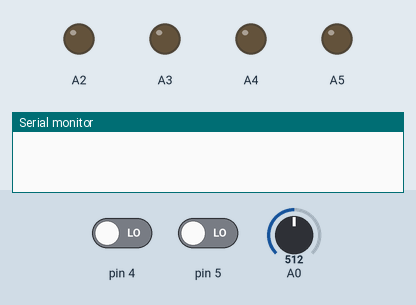
Simulated run of this sketch. Board: Arduino Uno, built with avr-gcc and run on an emulated ATmega328P. Parts: output pins drawn as LEDs (lit = HIGH), the last lines printed to the serial monitor. The test bench sets the inputs (shaded band); at power-on: pin 4 LOW, pin 5 LOW, A0 = 512. Random numbers use the default seed unless the sketch sets one.

Above: at 1.2 s.
1.3 s: pin 4 driven HIGH
At 3.0 s:
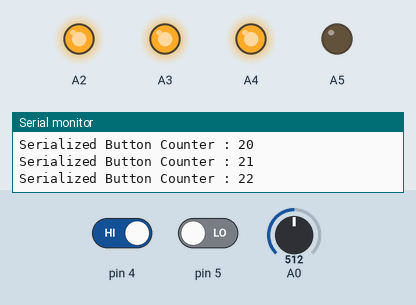
At 4.2 s:
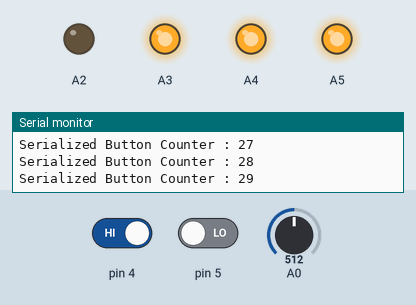
4.3 s: pin 5 driven HIGH
7.3 s: pin 5 driven LOW
At 10.2 s:
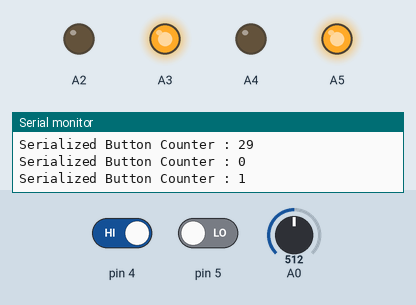
10.3 s: pin 4 driven LOW
Timing chart, 0 to 12.8 s (numbered marks = the images above; inputs shaded):
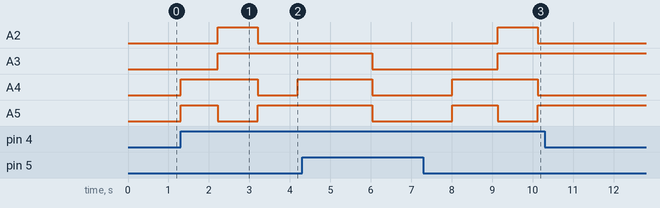

The sketch:

Room_Program_Lights_V2.ino
```cpp
/*
  Logic:
    When I Click the Red button it open the serialized lights until it close
    When I Click the Blue buttonn it open the night time activity
*/

const int BUTTON_2 = 4; // Button pin for opening and closing the serialized lights
const int BUTTON_1 = 5; // Button pin for opening and closing the night time activity lights
const int NIGHT_ACTIVITY_TRANSISTOR = 6; // Transistor to handle 5 volts to night time activity lights

const int LEDS[] = { A5 , A4 , A3 , A2 }; // ( Red , Blue , Yellow, White )
int clickDelay = 30; // microsecond delay from button
// Button for Night Time Activity
int clickCounter1 = 0; // microsecond counter from button
bool isActionIsButton1 = false; // if the action is in the button
bool isNightLightOpen = false; // If the night time activity light is open
// Button for serialized lights
int clickCounter2 = 0; // microsecond counter from button
bool isActionIsButton2 = false; // if the action is in the button
/*
  The leds must have different colors ( Red , Blue , Yellow, White )

  Sleeping Color:
     Deep Red = 225 , 25 , 0 , 0
     Warm White = 0 , 100 , 50 , 225
     Peach = 100 , 0 , 225, 0
     Burnt Orange = 225, 150 , 225, 0

*/
int row = 4;
int cols = 4;
int pos = -1 ;
int SLEEPING_COLOR[4][4] = {
  {225 , 180 , 0 , 0},
  {0 , 190, 150, 225},
  {180 , 0 , 225 , 0},
  {225, 150 , 225, 0}
};

bool isClicked(int pin){
  if (digitalRead(pin) == HIGH){
    return true;
  }
  return false;
}


void setup() {
  // put your setup code here, to run once:
  Serial.begin(9600);

  int range = random(0, 1000);
  for (int i = 0; i < range; i++) {
    randomSeed(analogRead(A0));
  }

  for ( int pin : ::LEDS ){
    pinMode(pin , OUTPUT);
  }

  pinMode(::BUTTON_1 , INPUT);
  pinMode(::BUTTON_2 , INPUT);

  Serial.begin(9600);

}

void loop() {
  // put your main code here, to run repeatedly:

  // Night Time Activity Logic
  bool clicked1 = false;
  if (!::isActionIsButton1){
    clicked1 = ::isClicked(::BUTTON_1);
    if (clicked1){
      ::isActionIsButton1 = true;
    }
  } else {
    delayMicroseconds(1);
    ::clickCounter1 = ::clickCounter1 + 1;
    if (::clickCounter1 == ::clickDelay){
      ::isActionIsButton1 = false;
      ::clickCounter1 = 0;
    }
    Serial.println("Night Time Button Counter : " + (String)::clickCounter1);
  }

  if ( clicked1 ){
    // Check if the night time button is clicked

    if (::isNightLightOpen){
      // If open then close it
      ::isNightLightOpen = false;
      digitalWrite(::NIGHT_ACTIVITY_TRANSISTOR , LOW);
    } else {
      // If close then open it
      ::isNightLightOpen = true;
      digitalWrite(::NIGHT_ACTIVITY_TRANSISTOR, HIGH);
    }
  }


  // Serialized Activity Logic
  bool clicked2 = false;
  if (!::isActionIsButton2){
    clicked2 = ::isClicked(::BUTTON_2);
    if (clicked2){
      ::isActionIsButton2 = true;
    }
  } else {
    delayMicroseconds(1);
    ::clickCounter2 = ::clickCounter2 + 1;
    if (::clickCounter2 == ::clickDelay){
      ::isActionIsButton2 = false;
      ::clickCounter2 = 0;
    }
    Serial.println("Serialized Button Counter : " + (String)::clickCounter2);
  }

  if (clicked2){
    // Check if the serialized button is clicked
    ::pos = ::pos + 1;

    // Check if the pos is greater than rows, if true then close the lights and change the pos to -1
    if (::pos >= ::row){
      for (int i = 0 ; i < ::cols ; i++){
        analogWrite(::LEDS[i], 0);
      }
      ::pos = -1;
    } else {
      for (int i = 0 ; i < ::cols ; i++){
        analogWrite(::LEDS[i], ::SLEEPING_COLOR[pos][i]);
      }
    }

  }

}
```

Measured:
- after the input at 1.3 s, A2: LOW → HIGH after 0.92 s, → LOW 0.99 s later; A3: LOW → HIGH after 0.92 s; A4: LOW → HIGH at once, → LOW 1.9 s later, → HIGH 0.99 s later; A5: LOW → HIGH at once, → LOW 0.92 s later, → HIGH 0.99 s later
